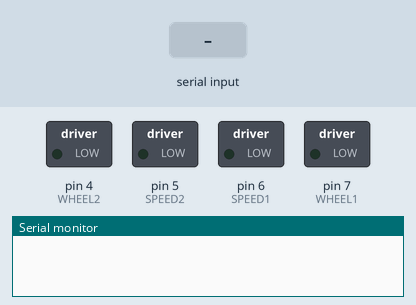
Simulated run of this sketch. Board: Arduino Uno, built with avr-gcc and run on an emulated ATmega328P. Parts: switched loads named in the sketch (green lamp = pin HIGH), the last lines printed to the serial monitor. The test bench sets the inputs (shaded band).

Above: at 1.2 s.
1.3 s: "F" received over the second serial link
At 2.4 s:
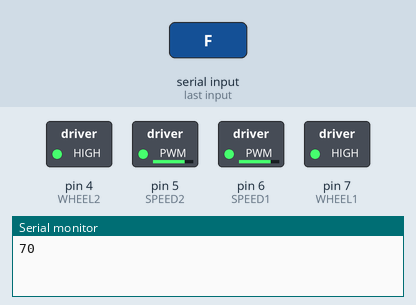
2.8 s: "0" received over the second serial link
At 3.4 s:
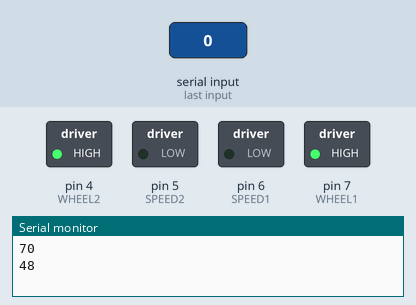
4.3 s: "R" received over the second serial link
At 4.6 s:
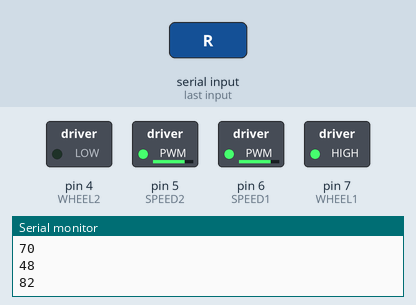
5.8 s: "L" received over the second serial link
At 6.9 s:
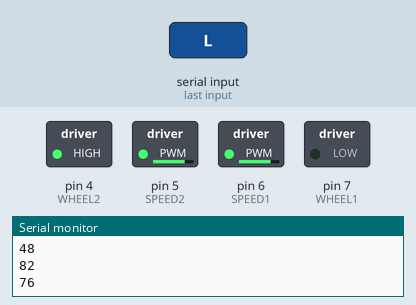
7.3 s: "B" received over the second serial link
At 8.2 s:
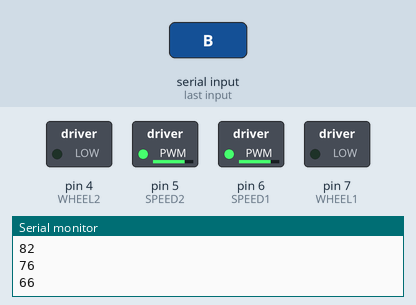
Timing chart, 0 to 9.8 s (numbered marks = the images above; inputs shaded):
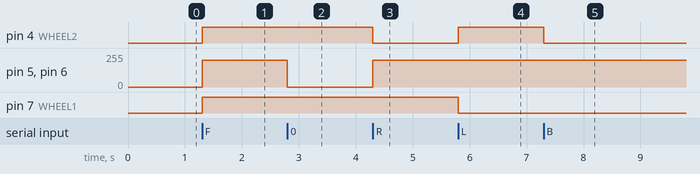

The sketch:

main.ino
```cpp
#include <SoftwareSerial.h>

#define BT_TX_PIN 8
#define BT_RX_PIN 13
#define WHEEL1 7
#define SPEED1 6
#define WHEEL2 4
#define SPEED2 5

SoftwareSerial BTSerial(BT_TX_PIN, BT_RX_PIN);

void moveMotors(int dir1, int speed1, int dir2, int speed2) {
  digitalWrite(WHEEL1, dir1);
  analogWrite(SPEED1, speed1);
  digitalWrite(WHEEL2, dir2);
  analogWrite(SPEED2, speed2);
}

void stopMotors() {
  analogWrite(SPEED1, 0);
  analogWrite(SPEED2, 0);
}

void setup() {
  pinMode(WHEEL1, OUTPUT);
  pinMode(SPEED1, OUTPUT);
  pinMode(WHEEL2, OUTPUT);
  pinMode(SPEED2, OUTPUT);

  BTSerial.begin(9600);
  Serial.begin(9600);
  BTSerial.println("Bluetooth initialized!");
}

void loop() {
  if (BTSerial.available()) {
    int sig = BTSerial.read();
    Serial.println(sig);

    switch (sig) {
      case 48: stopMotors(); BTSerial.println("Stop"); break;
      case 70: moveMotors(HIGH, 200, HIGH, 200); BTSerial.println("Forward"); break;
      case 82: moveMotors(HIGH, 200, LOW, 200); BTSerial.println("Right"); break;
      case 76: moveMotors(LOW, 200, HIGH, 200); BTSerial.println("Left"); break;
      case 66: moveMotors(LOW, 200, LOW, 200); BTSerial.println("Backward"); break;
      case 83: BTSerial.println("Change params"); break;
      case 84: BTSerial.println("Save params"); break;
      case 88: BTSerial.println("Calibrate"); break;
      default: BTSerial.println("Unknown command"); break;
    }
  }
}
```

Measured:
- after the input at 1.3 s, pin 4 (WHEEL2), pin 7 (WHEEL1): LOW → HIGH at once; pin 5 (SPEED2), pin 6 (SPEED1): 0/255 → 200/255 at once
- after the input at 2.8 s, pin 5 (SPEED2), pin 6 (SPEED1): 200/255 → 0/255 at once
- after the input at 4.3 s, pin 4 (WHEEL2): HIGH → LOW at once; pin 5 (SPEED2), pin 6 (SPEED1): 0/255 → 200/255 at once
- after the input at 5.8 s, pin 4 (WHEEL2): LOW → HIGH at once; pin 7 (WHEEL1): HIGH → LOW at once
- after the input at 7.3 s, pin 4 (WHEEL2): HIGH → LOW at once
